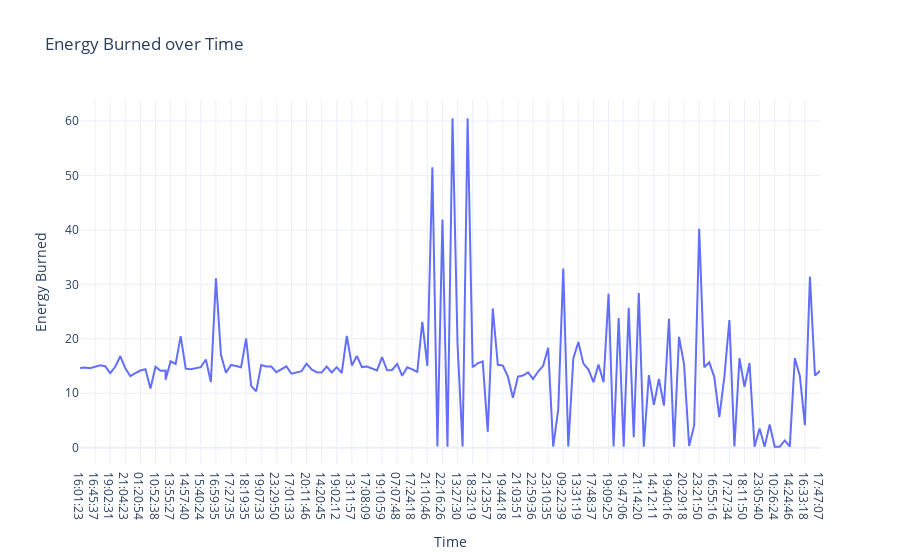

The cell this chart's notebook holds for it:
### Code cell
## Energy Burned over Time
fig3 = px.line(df, x = 'Time',
               y = 'Energy Burned',
               title = 'Energy Burned over Time')

fig3.show()

### Figure 1 — Plotly figure (JSON) as saved in the notebook; plotly's stock layout.template omitted (floating-point values rounded to 4 significant figures; data arrays with more than 128 entries replaced by an {"elided": "..."} marker saying what was removed)
{"data": [{"hovertemplate": "Time=%{x}<br>Energy Burned=%{y}<extra></extra>", "legendgroup": "", "line": {"color": "#636efa", "dash": "solid"}, "marker": {"symbol": "circle"}, "mode": "lines", "name": "", "orientation": "v", "showlegend": false, "type": "scatter", "x": {"elided": "149 str values"}, "xaxis": "x", "y": {"elided": "149 float values"}, "yaxis": "y"}], "layout": {"legend": {"tracegroupgap": 0}, "title": {"text": "Energy Burned over Time"}, "xaxis": {"anchor": "y", "domain": [0, 1], "title": {"text": "Time"}}, "yaxis": {"anchor": "x", "domain": [0, 1], "title": {"text": "Energy Burned"}}}}
